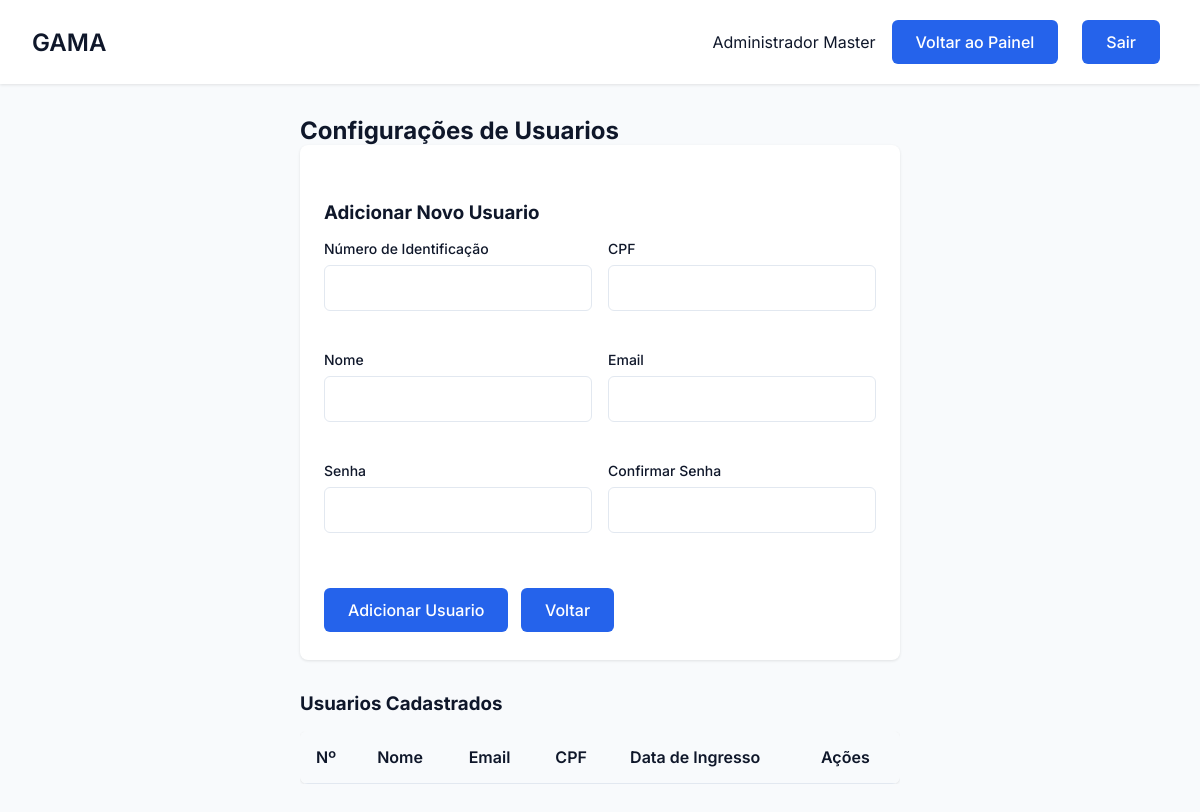
Page /usuario/config_usuarios (signed in) on the earlier database version.
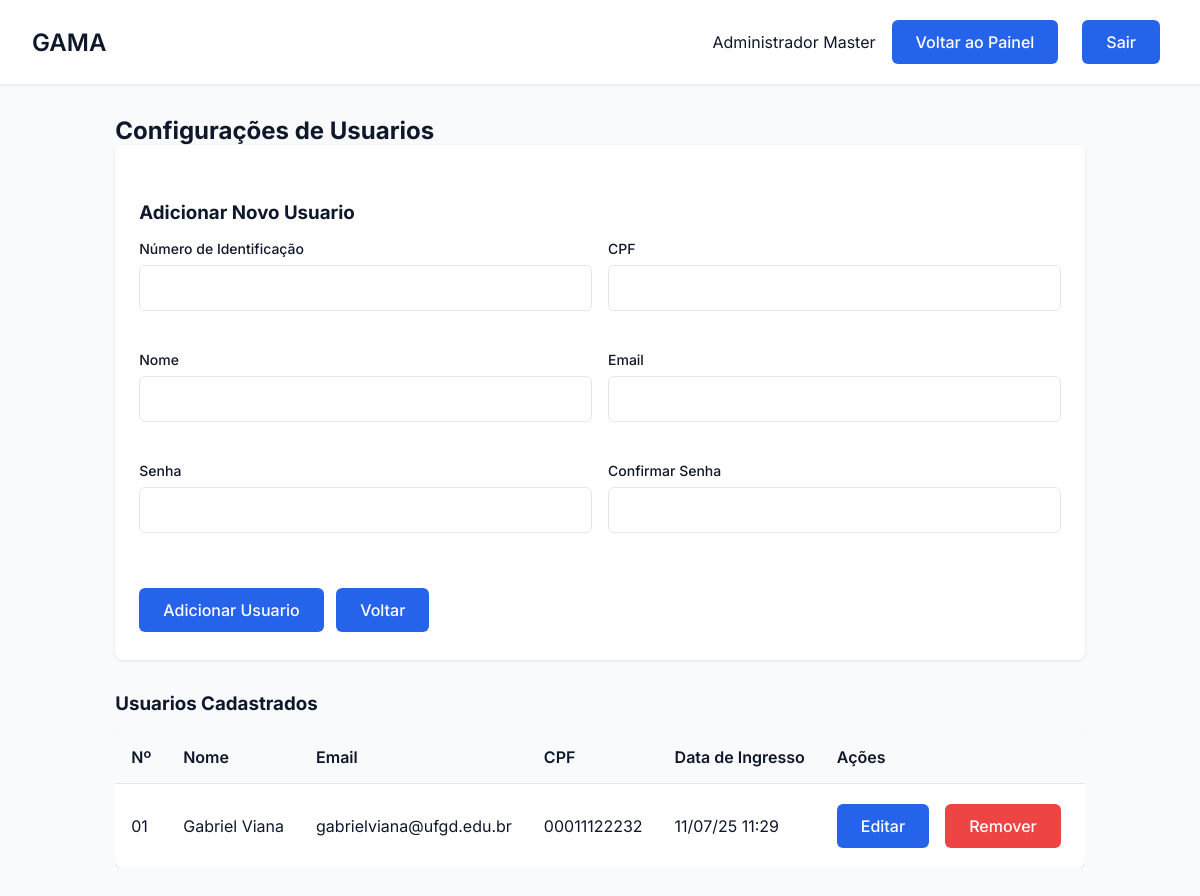
Same page on the later database version.
### tables this page shows
CREATE TABLE Usuario (
        id_usuario TEXT PRIMARY KEY,
        cpf_usuario TEXT NOT NULL,
        nome TEXT NOT NULL,
        email TEXT NOT NULL,
        senha TEXT NOT NULL,
        tipo TEXT NOT NULL CHECK (tipo IN ('administrador', 'usuario')),
        data_ingresso DATETIME NOT NULL,
        data_saida DATETIME
    );

### gama/routes/usuario_routes.py (the view, shortened to what this page needs)
@usuario_bp.route('/config_usuarios', methods=['GET', 'POST'])
def config_usuarios():
    if 'usuario_id' not in session or session.get('tipo') != 'administrador':
        flash('Acesso negado.', 'error')
        return redirect(url_for('auth.login'))
    usuarios_originais = Usuario.get_all()
    usuarios_processados = []
    for usuario_tupla in usuarios_originais:
        usuario_lista = list(usuario_tupla)
        data_ingresso = usuario_lista[6]
        if isinstance(data_ingresso, str):
            try:
                usuario_lista[6] = datetime.strptime(data_ingresso.split('.')[0], '%Y-%m-%d %H:%M:%S')
            except ValueError:
                print(f"AVISO: Não foi possível converter a data '{data_ingresso}' para o usuario {usuario_lista[0]}.")
                usuario_lista[6] = data_ingresso
        usuarios_processados.append(tuple(usuario_lista))
    return render_template('config_usuarios.html', usuarios=usuarios_processados, nome=session.get('nome'))

### app.py (called while the page is built)
@app.before_request
def make_session_permanent():
    session.permanent = True

### gama/database/database.py (called while the page is built)
def conectar():
    diretorio_db = "gama/database"
    if not os.path.exists(diretorio_db):
        os.makedirs(diretorio_db)
    return sqlite3.connect(f"{diretorio_db}/editais.db")

### gama/models/usuario.py (called while the page is built)
    @staticmethod
    def get_all():
        conn = conectar()
        cursor = conn.cursor()
        try:
            cursor.execute("SELECT * FROM Usuario WHERE tipo = 'usuario'")
            return cursor.fetchall()
        except sqlite3.Error as e:
            print(f"Erro ao buscar usuários: {e}")
            return []
        finally:
            conn.close()

### gama/templates/config_usuarios.html (shortened to what this page needs)
<!DOCTYPE html>
<html lang="pt-BR">
<head>
    <link rel="stylesheet" href="{{ url_for('static', filename='css/estilo.css') }}">
    <link rel="stylesheet" href="{{ url_for('static', filename='css/usuarios.css') }}">
    <link rel="stylesheet" href="{{ url_for('static', filename='css/dashboard.css') }}">
    <link rel="stylesheet" href="https://cdnjs.cloudflare.com/ajax/libs/font-awesome/6.5.0/css/all.min.css">
</head>
<body>
    <div class="dashboard">
        <header class="dashboard-header">
            <nav class="dashboard-nav container">
                <h1 class="dashboard-title">GAMA</h1>
                <div class="dashboard-user">
                    <span>{{ session.get('nome') }}</span>
                        <a href="{{ url_for('admin.painel_admin') }}" class="btn btn-primary">Voltar ao Painel</a>
                        <a href="{{ url_for('auth.logout') }}" class="btn btn-primary">Sair</a>
                </div>
            </nav>
        </header>
        <main class="dashboard-content container">
            <h2>Configurações de Usuarios</h2>
            <div class="form-container">
                <h3 class="titulo">Adicionar Novo Usuario</h3>
                <form action="{{ url_for('usuarios.config_usuarios') }}" method="POST">
                    <div class="form-row">
                        <div class="form-group">
                            <label for="id_usuario" class="form-label">Número de Identificação</label>
                            <input type="text" id="id_usuario" name="id_usuario" class="form-input" required>
                        </div>
                        <div class="form-group">
                            <label for="cpf_usuario" class="form-label">CPF</label>
                            <input type="text" id="cpf_usuario" name="cpf_usuario" class="form-input" required>
                        </div>
                    </div>
                    <div class="form-row">
                        <div class="form-group">
                            <label for="nome" class="form-label">Nome</label>
                            <input type="text" id="nome" name="nome" class="form-input" required>
                        </div>
                        <div class="form-group">
                            <label for="email" class="form-label">Email</label>
                            <input type="email" id="email" name="email" class="form-input" required>
                        </div>
                    </div>
                    <div class="form-row">
                        <div class="form-group">
                            <label for="senha" class="form-label">Senha</label>
                            <input type="password" id="senha" name="senha" class="form-input" required>
                        </div>
                        <div class="form-group">
                            <label for="confirmar_senha" class="form-label">Confirmar Senha</label>
                            <input type="password" id="confirmar_senha" name="confirmar_senha" class="form-input" required>
                        </div>
                    </div>
                    <div>
                        <button type="submit" class="btn btn-primary">Adicionar Usuario</button>
                        <a href="{{ url_for('admin.painel_admin') }}" class="btn btn-secondary">Voltar</a>
                    </div>
                </form>
            </div>
            <h3 class="titulo">Usuarios Cadastrados</h3>
            <div class="tabela-container">
                <table class="table">
                    <thead>
                        <tr>
                            <th>Nº</th>
                            <th>Nome</th>
                            <th>Email</th>
                            <th>CPF</th>
                            <th>Data de Ingresso</th>
                            <th>Ações</th>
                        </tr>
                    </thead>
                    <tbody>
                        {% for usuario in usuarios %}
                        <tr>
                            <td>{{ usuario[0] }}</td>
                            <td>{{ usuario[2] }}</td>
                            <td>{{ usuario[3] }}</td>
                            <td>{{ usuario[1] }}</td>
                            <td>{{ usuario[6].strftime('%d/%m/%y %H:%M') }}</td>
                            <td class="acoes">
                                <button class="btn btn-secundario" onclick="openEditModal('{{ usuario[0] }}', '{{ usuario[2] }}', '{{ usuario[3] }}', '{{ usuario[1] }}')">Editar</button>
                                <form action="{{ url_for('usuarios.remover_usuario', id_usuario=usuario[0]) }}" method="POST" class="inline-form" onsubmit="return confirm('Tem certeza que deseja remover este usuario?');">
                                    <button type="submit" class="btn btn-perigo">Remover</button>
                                </form>
                            </td>
                        </tr>
                        {% endfor %}
                    </tbody>
                </table>
            </div>
        </main>
    </div>
</body>
</html>

### gama/static/css/estilo.css (style rules this page uses)
* { margin: 0; padding: 0; box-sizing: border-box; font-family: 'Inter', sans-serif; }
:root { --primary: #2563eb; --primary-dark: #4338ca; --secondary: #64748b; --danger: #ef4444; --success: #22c55e; --background: #f8fafc; --surface: #ffffff; --text: #0f172a; --text-light: #64748b; --primary-light: #93c5fd; --secondary: #2563eb; --accent: #10b981; --card-bg: #ffffff; }
body { background-color: var(--background); color: var(--text); min-height: 100vh; }
.container { max-width: 1200px; margin: 0 auto; padding: 0 1rem; }
.form-group { margin-bottom: 1.5rem; }
.form-label { display: block; font-size: 0.875rem; font-weight: 500; margin-bottom: 0.5rem; color: var(--text); }
.form-input { width: 100%; padding: 0.75rem 1rem; border: 1px solid #e2e8f0; border-radius: 6px; font-size: 1rem; transition: all 0.2s; }
.btn { display: inline-flex; align-items: center; justify-content: center; padding: 0.75rem 1.5rem; margin-right: 0.5rem; margin-top: 0.25rem; margin-bottom: 0.25rem; background-color: var(--primary); color: white; font-size: 1rem; font-weight: 500; border-radius: 6px; cursor: pointer; transition: all 0.2s; border: none; text-decoration: none; }
.btn-primary { background-color: var(--primary); color: white; }
.dashboard-content { padding: 2rem; }
.btn-secondary { background-color: var(--secondary); color: white; }

### gama/static/css/usuarios.css (style rules this page uses)
.titulo { margin-top: 2rem; margin-bottom: 1rem; }
.tabela-container { overflow-x: auto; margin-bottom: 2rem; }
.table { width: 100%; border-collapse: collapse; background-color: var(--surface); border-radius: 8px; overflow: hidden; box-shadow: 0 1px 3px 0 rgb(0 0 0 / 0.1); }
.table th, .table td { padding: 1rem; text-align: left; border-bottom: 1px solid #e2e8f0; }
.table th { background-color: #f8fafc; font-weight: 600; }
.table tr:last-child td { border-bottom: none; }
.acoes { display: flex; gap: 0.5rem; }
.btn-secondary { margin-top: 15px; background-color: var(--secondary); color: white; text-decoration: none; }
.btn-perigo { background-color: var(--danger); color: white; }
.form-container { background-color: var(--surface); padding: 1.5rem; border-radius: 8px; box-shadow: 0 1px 3px 0 rgb(0 0 0 / 0.1); margin-bottom: 2rem; }
.form-row { display: flex; gap: 1rem; margin-bottom: 1rem; }
.form-group { flex: 1; }

### gama/static/css/dashboard.css (style rules this page uses)
.dashboard { min-height: 100vh; display: grid; grid-template-rows: auto 1fr; }
.dashboard-header { background: var(--surface); padding: 1rem; box-shadow: 0 1px 3px 0 rgb(0 0 0 / 0.1); margin-bottom: 2rem; }
.dashboard-nav { display: flex; justify-content: space-between; align-items: center; }
.container { max-width: 1200px; margin: 0 auto; padding: 0 1rem; }
.dashboard-title { font-size: 1.5rem; font-weight: 600; }
.dashboard-user { display: flex; align-items: center; gap: 1rem; }

Differences in the rows shown:
added Usuario: id_usuario "01", nome "Gabriel Viana", email "gabrielviana@ufgd.edu.br", cpf_usuario "00011122232", usuario "11/07/25 11:29"
